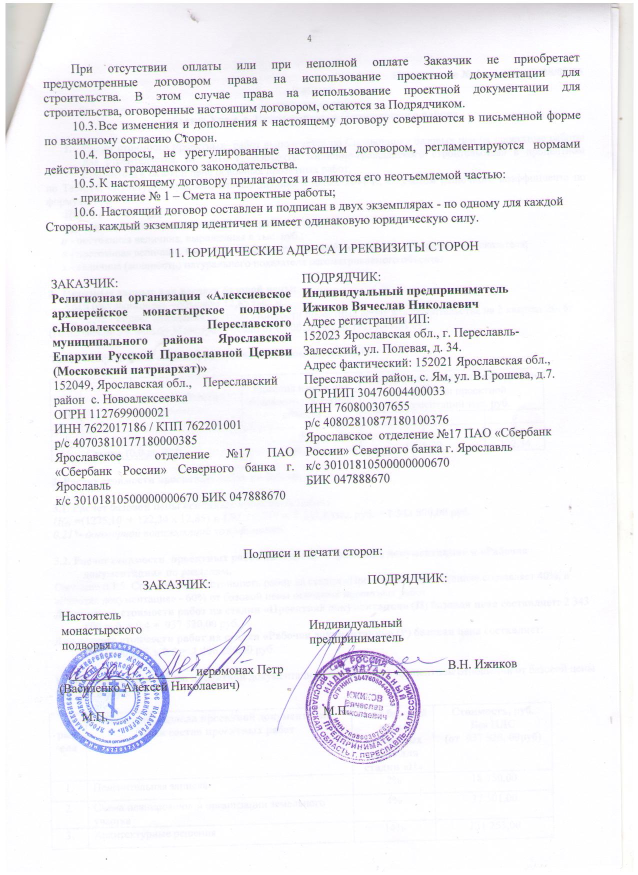
#> input picture R-Telecom-ai_path/model/images/img_5.jpg, 1275 x 1750 px, found by its file name (shown at 1/2 size)
$ python stamp.py
#> lines starting #> are read from the running program, lines starting #| are printed output that depends on the picture; after the words box and inside, x2 and y2 are one past the last pixel; in counts of white or black regions, pixels touching at a corner belong together
import cv2

def detect_and_draw_stamps(image_path):
#> called with image_path = 'images/img_5.jpg'
    image = cv2.imread(image_path)
#> image is the input picture: shape (1750, 1275, 3); mean B, G, R 242.9, 239.7, 240.6
    if image is None:
        raise FileNotFoundError(f"Не удалось загрузить изображение по пути: {image_path}")

    # Преобразование в оттенки серого и бинаризация
    gray = cv2.cvtColor(image, cv2.COLOR_BGR2GRAY)
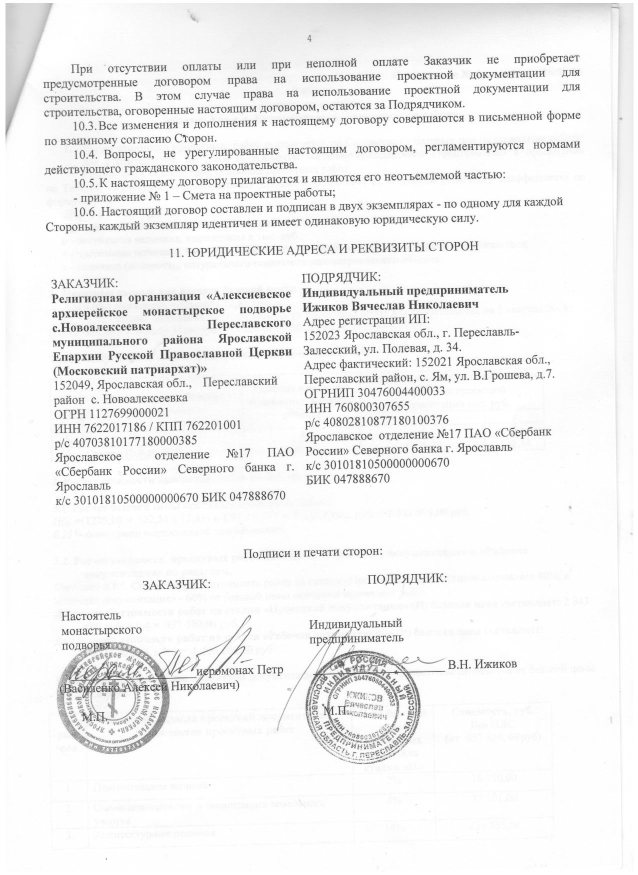
#> gray: shape (1750, 1275) (shown at 1/2 size); min 40, max 255, mean 240.3
    _, binary = cv2.threshold(gray, 0, 255, cv2.THRESH_BINARY_INV | cv2.THRESH_OTSU)
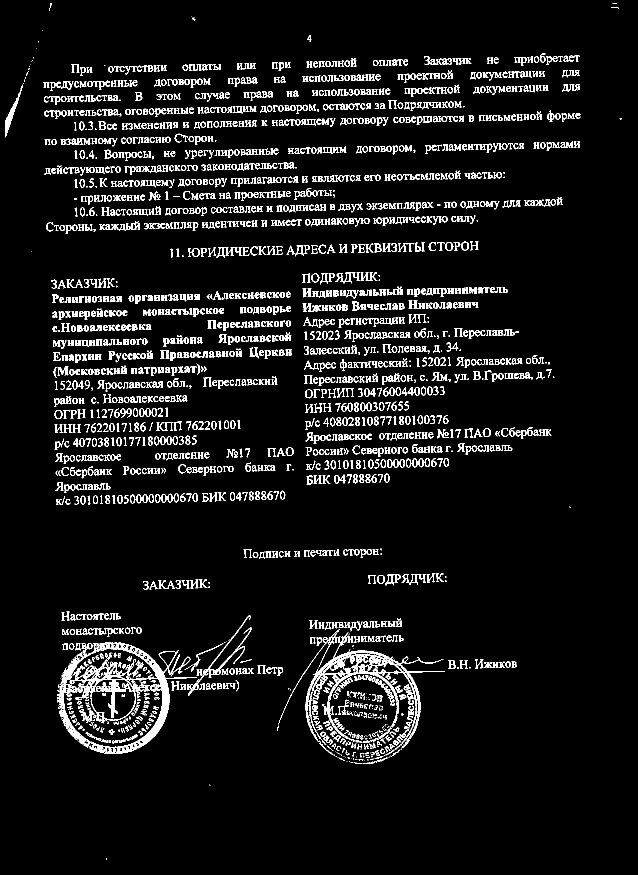
#> binary: shape (1750, 1275) (shown at 1/2 size); 6.9% white in thin lines or dots

    # Поиск контуров
    contours, _ = cv2.findContours(binary, cv2.RETR_EXTERNAL, cv2.CHAIN_APPROX_SIMPLE)
#> contours = 1935 contours, 393 with area under 20; largest, box (x1, y1, x2, y2) and area: (114, 1284, 393, 1508) 39065, (557, 1258, 890, 1510) 9325, (374, 1231, 502, 1392) 576, (11, 169, 46, 275) 550, (429, 1255, 503, 1350) 370

    # Сортируем контуры по площади (от большего к меньшему)
    contours = sorted(contours, key=cv2.contourArea, reverse=True)
    bounding_boxes = []

    for contour in contours:
        x, y, w, h = cv2.boundingRect(contour)
        if w > 50 and h > 50:  # Пример фильтрации по размеру
            bounding_box = (x, y, w, h)
            overlap = False
            for (x2, y2, w2, h2) in bounding_boxes:
                # Проверка на пересечение рамок
                if not (x + w < x2 or x > x2 + w2 or y + h < y2 or y > y2 + h2):
                    overlap = True
                    break
            if not overlap:
                bounding_boxes.append(bounding_box)
                cv2.rectangle(image, (x, y), (x + w, y + h), (0, 255, 0), 2)  # Отрисовка зеленой рамки

                # Вывод площади над рамкой
                area = w * h
                area_text = f"{area:.2f}"

                print(area_text)
                cv2.putText(image, area_text, (x, y - 10), cv2.FONT_HERSHEY_SIMPLEX, 1, (0, 255, 0), 2)
#> this loop made 1935 passes
#> (x, y, w, h, area, area_text) on passes 1, 2, 5: (114, 1284, 279, 224, 62496, '62496.00'), (557, 1258, 333, 252, 83916, '83916.00'), (429, 1255, 74, 95, 7030, '7030.00')
#> (x, y, w, h) on passes 3, 4, 6, 7, 8, 9: (374, 1231, 128, 161), (11, 169, 35, 106), (670, 545, 50, 22), (744, 1354, 43, 44), (433, 494, 51, 22), (771, 1149, 30, 22)
#| 62496.00
#| 83916.00
#| 7030.00
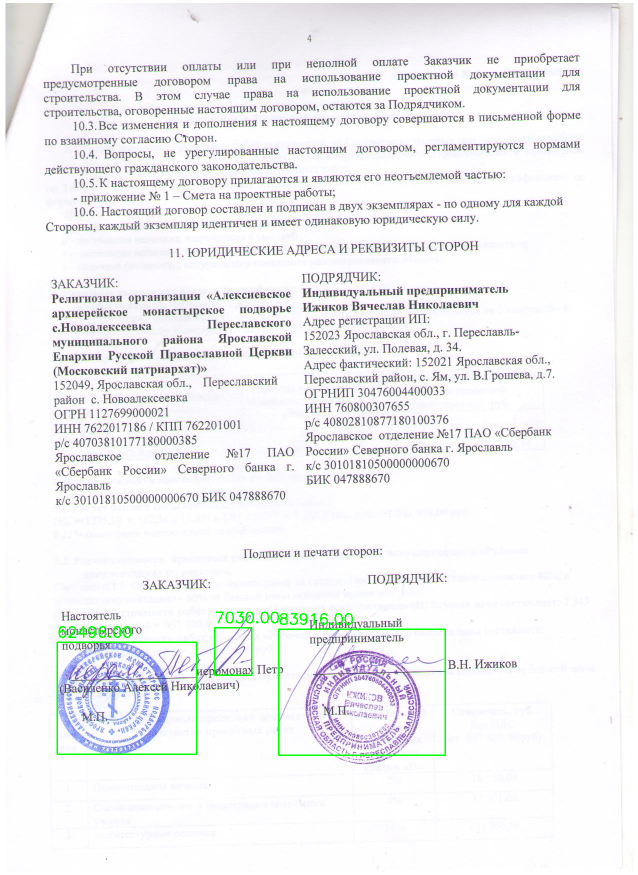
#> image: shape (1750, 1275, 3) (shown at 1/2 size); 0.49% of pixels changed, all inside (x1, y1, x2, y2) = (113, 1223, 892, 1512)
#> after the loop, bounding_boxes = [(114, 1284, 279, 224), (557, 1258, 333, 252), (429, 1255, 74, 95)]

    # Отображение изображения с отрисованными рамками
    image = cv2.resize(image, (600, 800))
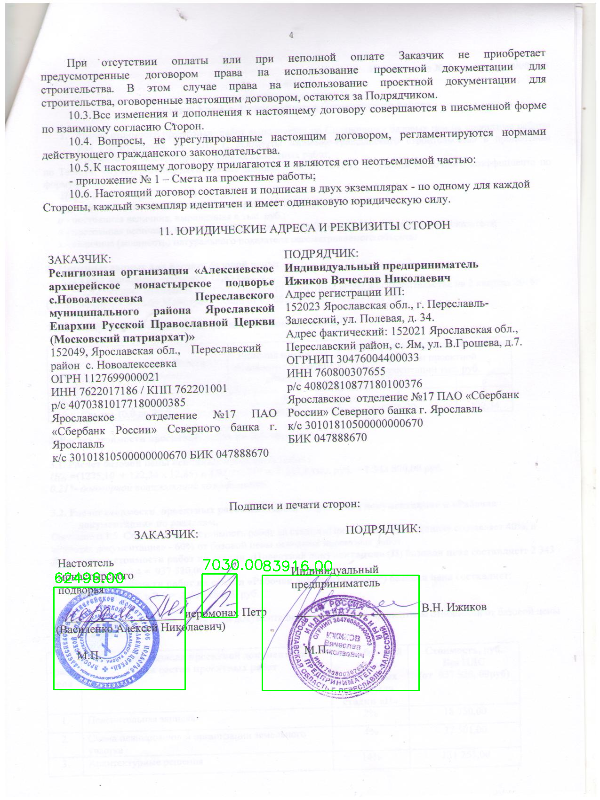
#> image: shape (800, 600, 3); mean B, G, R 241.7, 239.8, 239.4
    cv2.imshow('Stamped Image', image)
    cv2.waitKey(0)
    cv2.destroyAllWindows()

# Пример использования
image_path = 'images/img_5.jpg'
detect_and_draw_stamps(image_path)

$ run again, with R-Telecom-ai_path/model/images/img_3.jpg copied over R-Telecom-ai_path/model/images/img_5.jpg
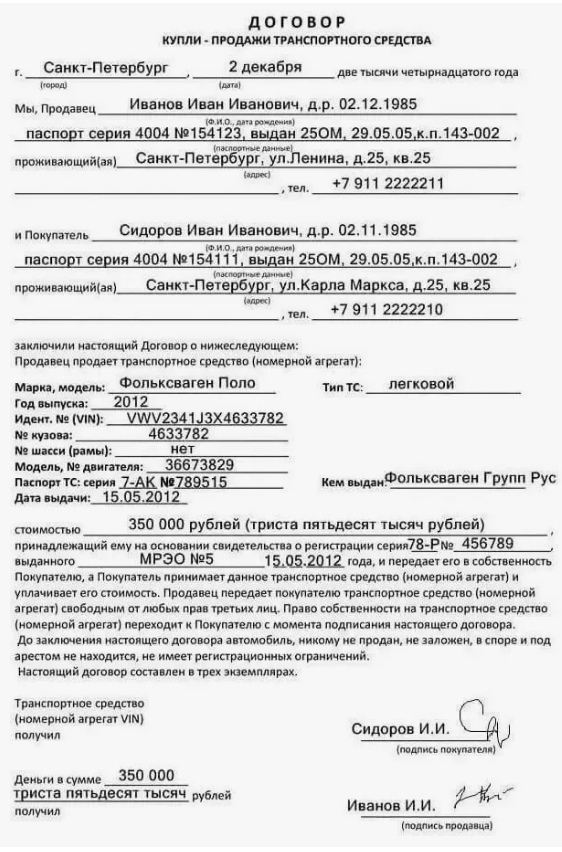
#> input picture R-Telecom-ai_path/model/images/img_3.jpg, 562 x 852 px, found by its file name
#> in detect_and_draw_stamps, image is the input picture: shape (852, 562, 3); min 0, max 255, mean 222.1
#> in detect_and_draw_stamps, `_, binary = cv2.threshold(gray, 0, 255, cv2.THRESH_BINARY_INV | cv2.TH..`:
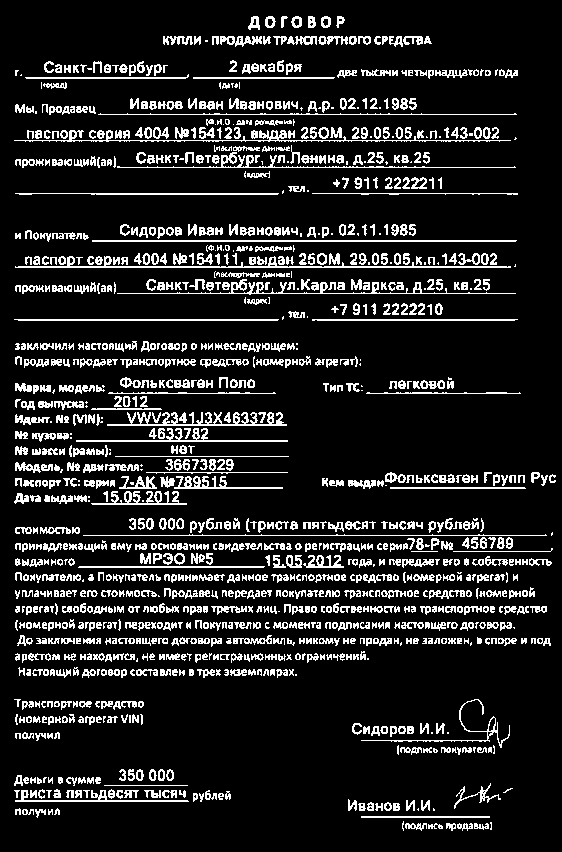
#> binary: shape (852, 562); 13.3% white in thin lines or dots
#> contours = 1193 contours, 488 with area under 20; largest, box (x1, y1, x2, y2) and area: (107, 412, 287, 426) 692, (15, 256, 511, 268) 670, (117, 279, 516, 295) 440, (14, 130, 511, 142) 432, (92, 240, 517, 242) 424
#> the loop in detect_and_draw_stamps, `for contour in contours:` made 1193 passes
#> (x, y, w, h) on passes 1 to 3: (107, 412, 180, 14), (15, 256, 496, 12), (117, 279, 399, 16)
#> after the loop in detect_and_draw_stamps, `for contour in contours:`: bounding_boxes = []
#> in detect_and_draw_stamps, `image = cv2.resize(image, (600, 800))`:
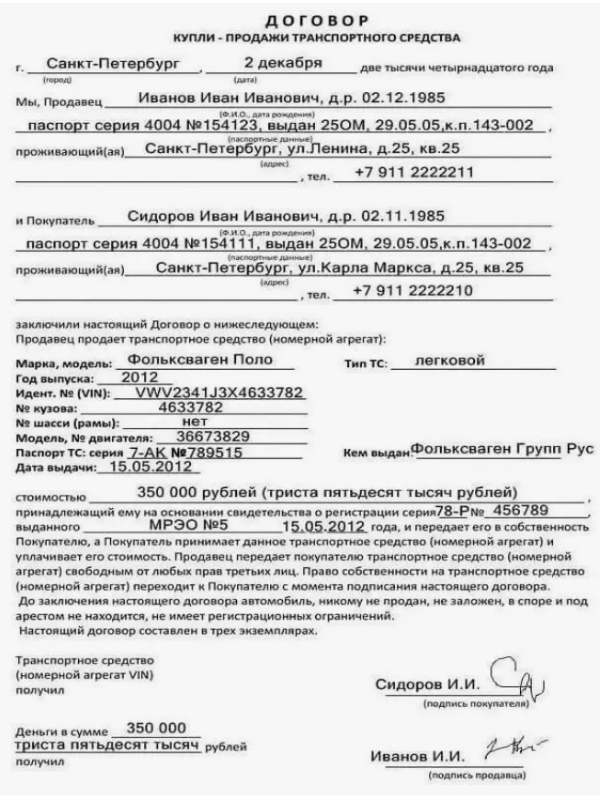
#> image: shape (800, 600, 3); min 6, max 255, mean 222

$ run again, with R-Telecom-ai_path/model/images/img_6.jpg copied over R-Telecom-ai_path/model/images/img_5.jpg
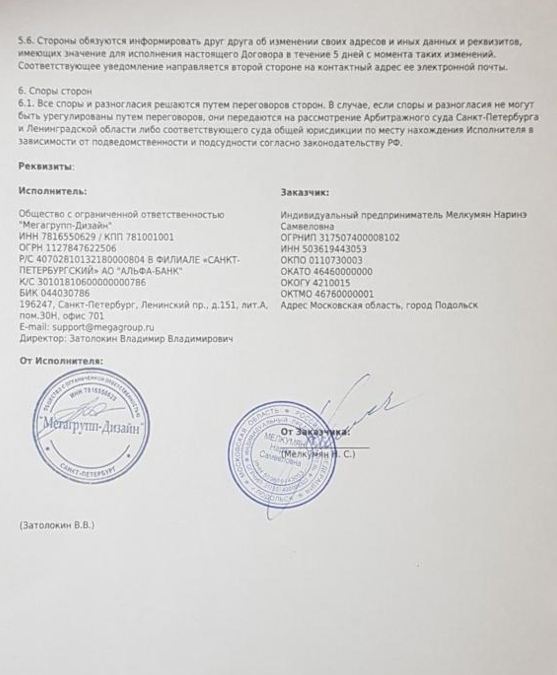
#> input picture R-Telecom-ai_path/model/images/img_6.jpg, 557 x 675 px, found by its file name
#> in detect_and_draw_stamps, image is the input picture: shape (675, 557, 3); mean B, G, R 210.2, 211.7, 212.5
#> in detect_and_draw_stamps, `_, binary = cv2.threshold(gray, 0, 255, cv2.THRESH_BINARY_INV | cv2.TH..`:
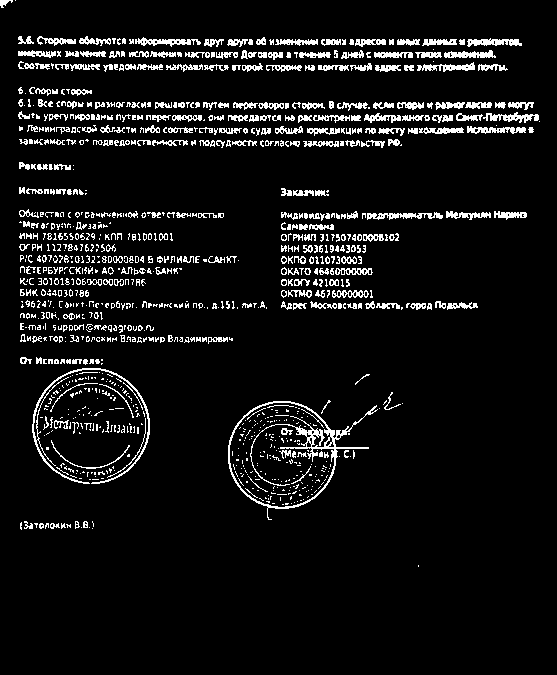
#> binary: shape (675, 557); 7.4% white in thin lines or dots, all inside (x1, y1, x2, y2) = (0, 0, 540, 567)
#> contours = 838 contours, 635 with area under 20; largest, box (x1, y1, x2, y2) and area: (228, 401, 378, 520) 9268, (32, 368, 150, 484) 454, (135, 37, 201, 47) 242, (467, 38, 522, 47) 240, (367, 212, 443, 220) 224
#> the loop in detect_and_draw_stamps, `for contour in contours:` made 838 passes
#> (x, y, w, h, area, area_text) on passes 1 to 2: (228, 401, 150, 119, 17850, '17850.00'), (32, 368, 118, 116, 13688, '13688.00')
#> (printed output is left out)
#> after the loop in detect_and_draw_stamps, `for contour in contours:`: bounding_boxes = [(228, 401, 150, 119), (32, 368, 118, 116)]
#> in detect_and_draw_stamps, `image = cv2.resize(image, (600, 800))`:
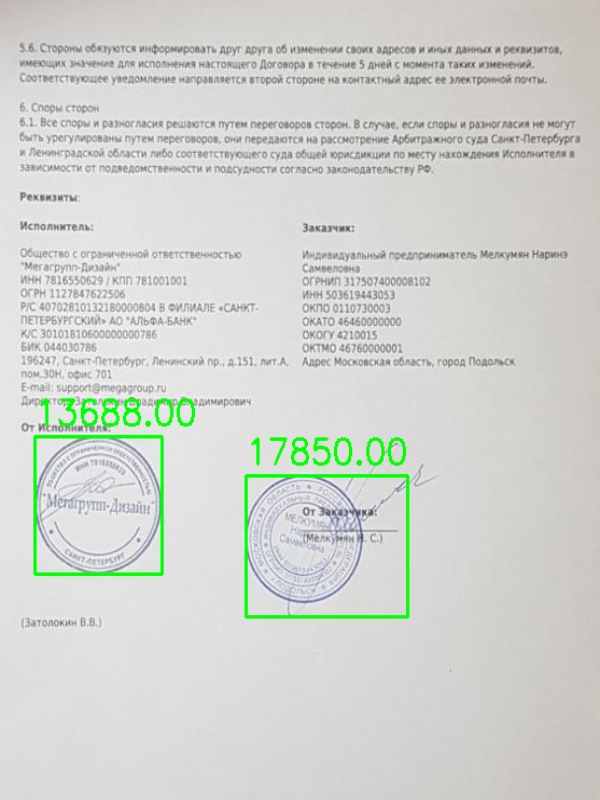
#> image: shape (800, 600, 3); mean B, G, R 207, 212.1, 209.3
